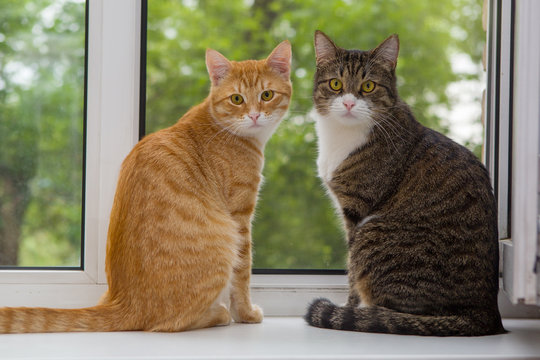
#> input picture pictures/cats2.jpg, 540 x 360 px, found by its file name
$ python masking.py
#> lines starting #> are read from the running program, lines starting #| are printed output that depends on the picture; after the words box and inside, x2 and y2 are one past the last pixel; in counts of white or black regions, pixels touching at a corner belong together
import cv2 as cv
import numpy as np

img = cv.imread('pictures/cats2.jpg')
#> img is the input picture: shape (360, 540, 3); mean B, G, R 99.7, 127.4, 134.1
cv.imshow('Cat', img)

blank = np.zeros(img.shape[:2], dtype='uint8')
cv.imshow('Blank image', blank)

mask = cv.circle(blank, (img.shape[1]//2, img.shape[0]//2), 100, 255, -1)
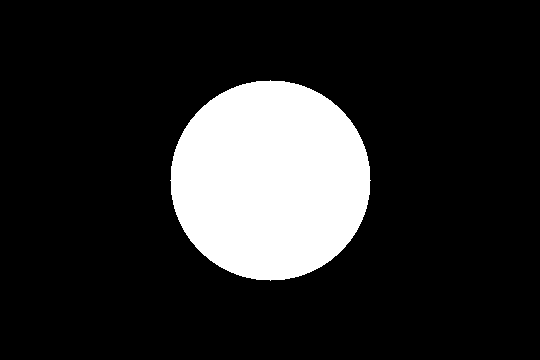
#> blank: shape (360, 540); 16.2% white; 1 white region, box (x1, y1, x2, y2) and area: (170, 80, 371, 281) 31417
cv.imshow('Mask', mask)

masked = cv.bitwise_and(img, img, mask = mask)
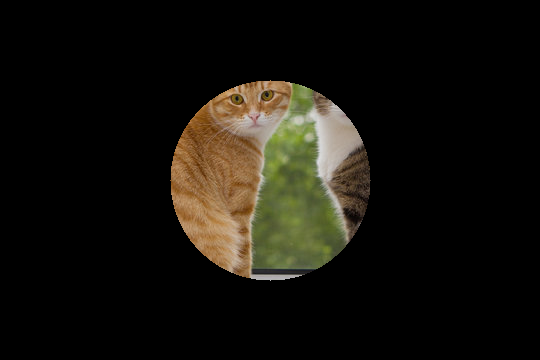
#> masked: shape (360, 540, 3); mean B, G, R 12.5, 18.9, 21.4
cv.imshow('Masked Image', masked)

cv.waitKey(0)

$ run again, with pictures/cat.jpg copied over pictures/cats2.jpg
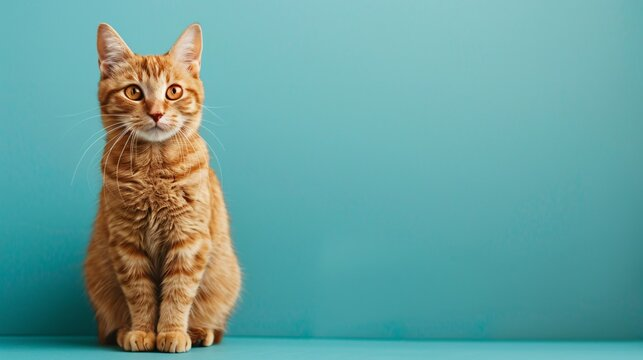
#> input picture pictures/cat.jpg, 643 x 360 px, found by its file name
#> img is the input picture: shape (360, 643, 3); mean B, G, R 156.8, 160.3, 102.7
#> `mask = cv.circle(blank, (img.shape[1]//2, img.shape[0]//2), 100, 255, ..`:
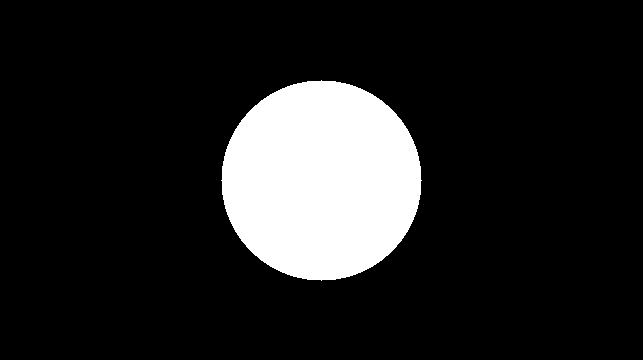
#> blank: shape (360, 643); 13.6% white; 1 white region, box (x1, y1, x2, y2) and area: (221, 80, 422, 281) 31417
#> `masked = cv.bitwise_and(img, img, mask = mask)`:
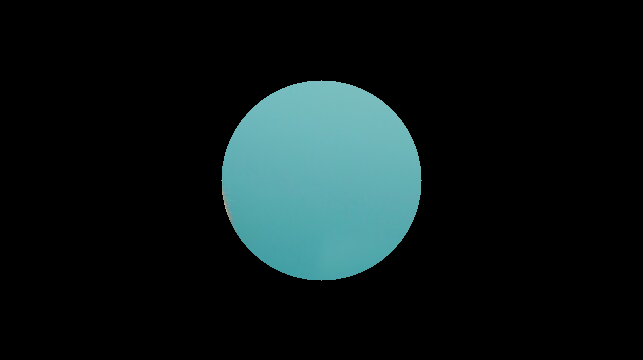
#> masked: shape (360, 643, 3); mean B, G, R 24.3, 23.8, 13.2

$ run again, with pictures/london.jpg copied over pictures/cats2.jpg
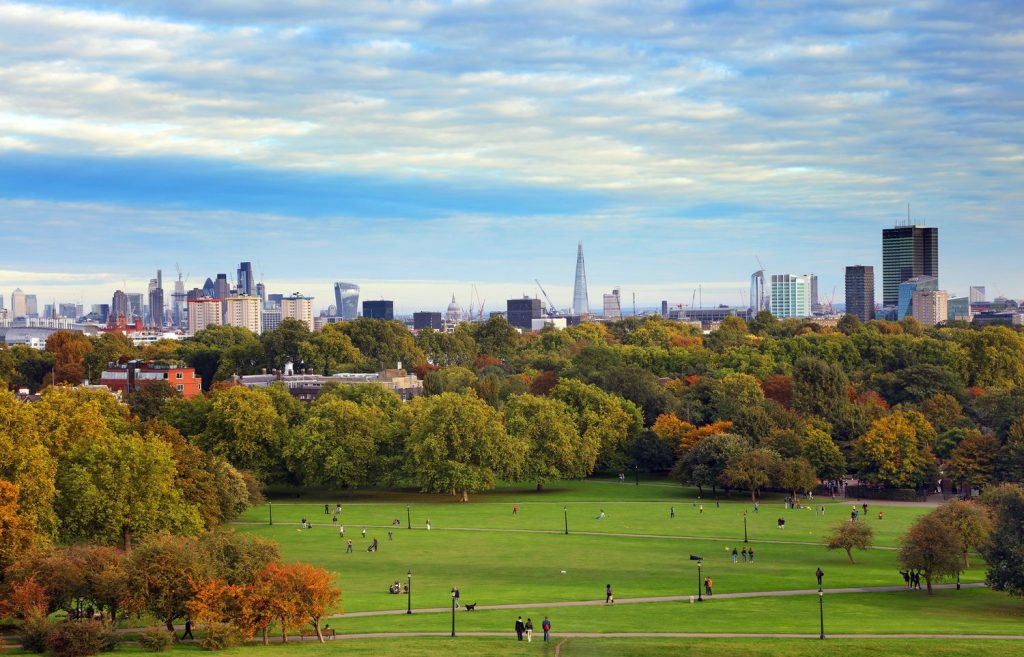
#> input picture pictures/london.jpg, 1024 x 657 px, found by its file name
#> img is the input picture: shape (657, 1024, 3); mean B, G, R 125.4, 143, 131.6
#> `mask = cv.circle(blank, (img.shape[1]//2, img.shape[0]//2), 100, 255, ..`:
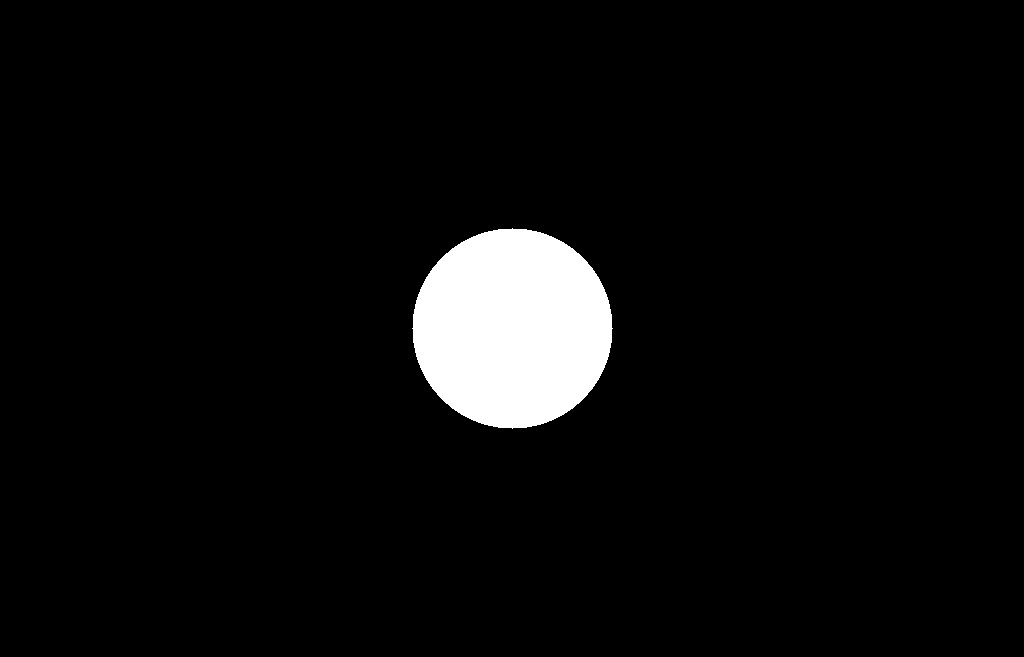
#> blank: shape (657, 1024); 4.7% white; 1 white region, box (x1, y1, x2, y2) and area: (412, 228, 613, 429) 31417
#> `masked = cv.bitwise_and(img, img, mask = mask)`:
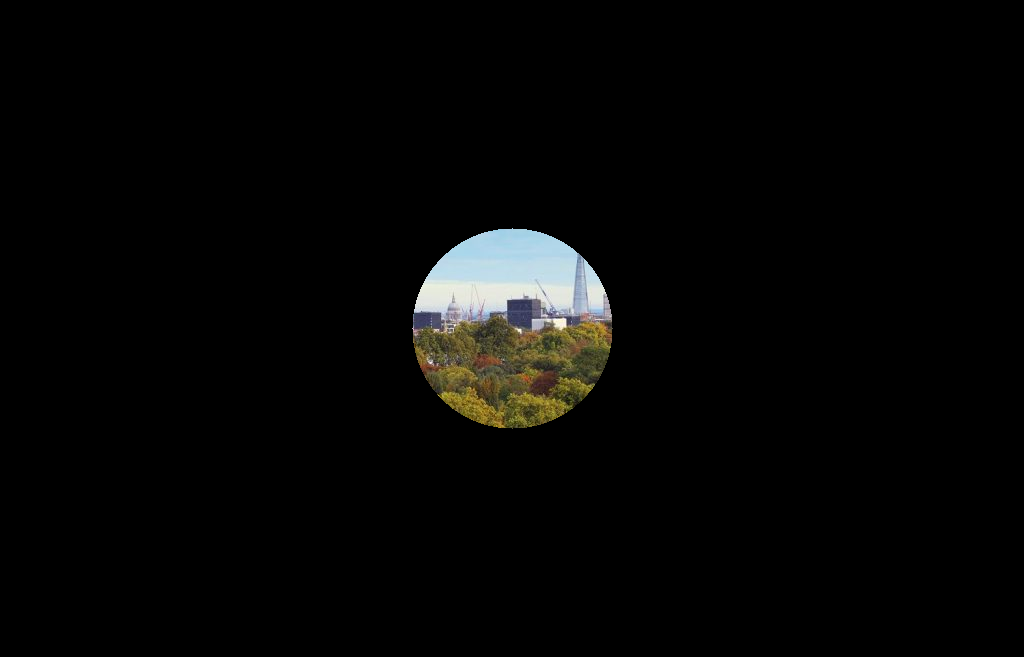
#> masked: shape (657, 1024, 3); mean B, G, R 5.7, 6.5, 6.4

$ run again, with pictures/man.jpg copied over pictures/cats2.jpg
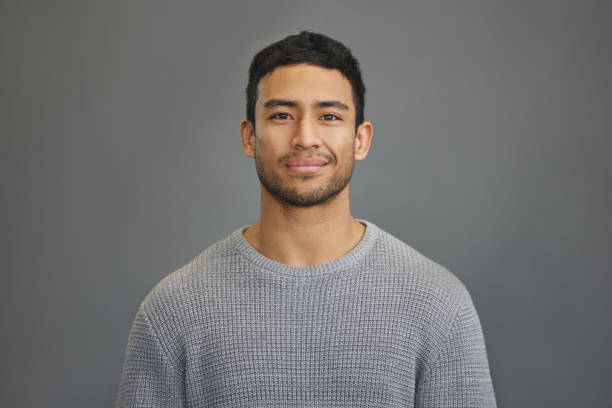
#> input picture pictures/man.jpg, 612 x 408 px, found by its file name
#> img is the input picture: shape (408, 612, 3); mean B, G, R 111.6, 112.8, 114.8
#> `mask = cv.circle(blank, (img.shape[1]//2, img.shape[0]//2), 100, 255, ..`:
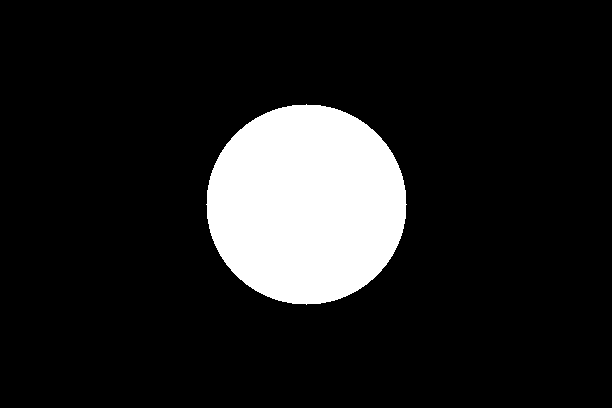
#> blank: shape (408, 612); 12.6% white; 1 white region, box (x1, y1, x2, y2) and area: (206, 104, 407, 305) 31417
#> `masked = cv.bitwise_and(img, img, mask = mask)`:
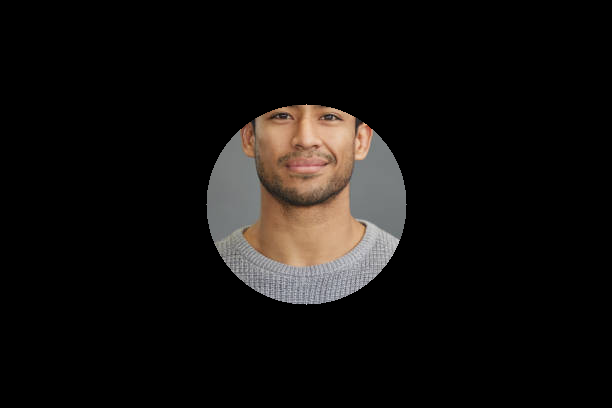
#> masked: shape (408, 612, 3); mean B, G, R 14.7, 16.5, 19.1
